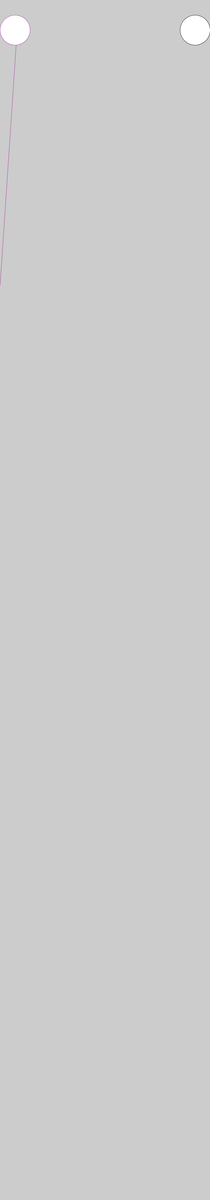
Frame 1 (no input)
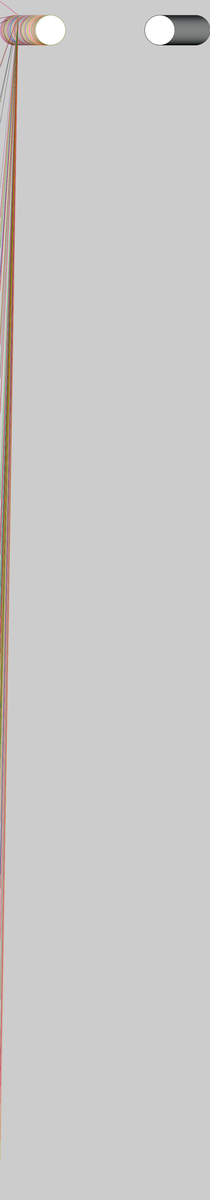
Frame 60 (the mouse pressed at the canvas centre just before this capture)
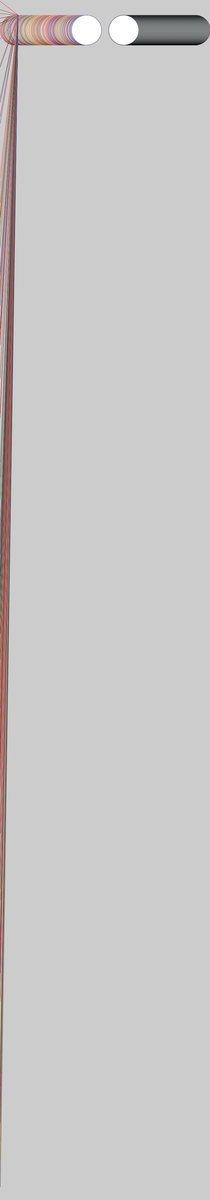
Frame 120 (the mouse held since frame 60 and released just before this capture)

The Processing sketch that drew these frames (run headless with seeded random() and noise(); from frame 60 on, the mouse is pressed at the canvas centre):

// Processing sketch: lutande_tornet_pizza_slutpresentatijon_pde_v_3_0
// ── lutande_tornet_pizza_slutpresentatijon_pde_v_3_0.pde
float x = 50;
float x2 = 650;
float hastighet = 2;
float hastighet2 = -2;
void setup()
{
  size(700, 4000);
}

void draw()
{
  stroke(random(255), random(180), random(170));
  line(0, random(height), 60, 50);

  ellipse(x,100,100,100);
  x = x + hastighet;
  if (x > 325) {
    hastighet = -hastighet;
  
  }
   if (x < 1)
  {
    hastighet = -hastighet;
  
  }
  stroke(0, 5, 5);
  ellipse(x2,100,100,100);
  x2 = x2 + hastighet2;
  if (x2 < 1) {
    hastighet2 = -hastighet2;
  
  }
   if (x2 > 650)
  {
    hastighet2 = -hastighet2;
  
  }
}
